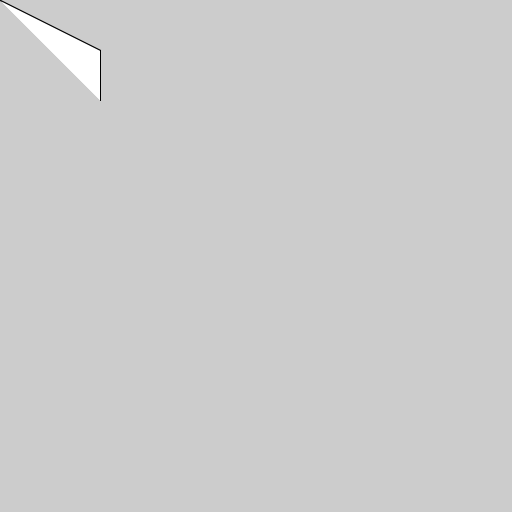
Frame 1 (no input)
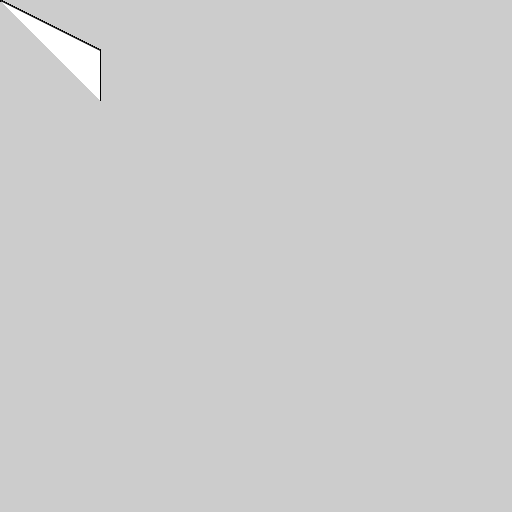
Frame 60 (the mouse pressed at the canvas centre just before this capture)
Frame 120 (the mouse held since frame 60 and released just before this capture): identical to frame 60, image omitted

The Processing sketch that drew these frames (run headless with seeded random() and noise(); from frame 60 on, the mouse is pressed at the canvas centre):

// Processing sketch: clasePoligono
// ── clasePoligono.pde
ArrayList<PVector> puntos;
PVector [] vertices;

void setup () {
  size (512, 512);
  puntos = new ArrayList<PVector>();
  vertices = new PVector[3];
  
  puntos.add(new PVector(100, 100));
  puntos.add(new PVector(100, 50));
  puntos.add(new PVector(0, 0));
  
  vertices[0] = new PVector(100, 100);
  vertices[1] = new PVector(100, 50);
  vertices[2] = new PVector(0, 0);
}

void draw () {
  beginShape();
    vertex(100,100);
    vertex(100, 50);
    vertex(0,0);
  endShape();
  
  beginShape();
    for (PVector p : puntos) {
      vertex(p.x, p.y);
    }
  endShape();
  
  beginShape();
    for (int k = 0; k < vertices.length; k++) {
      vertex(vertices[k].x, vertices[k].y);
    }
  endShape();
}
